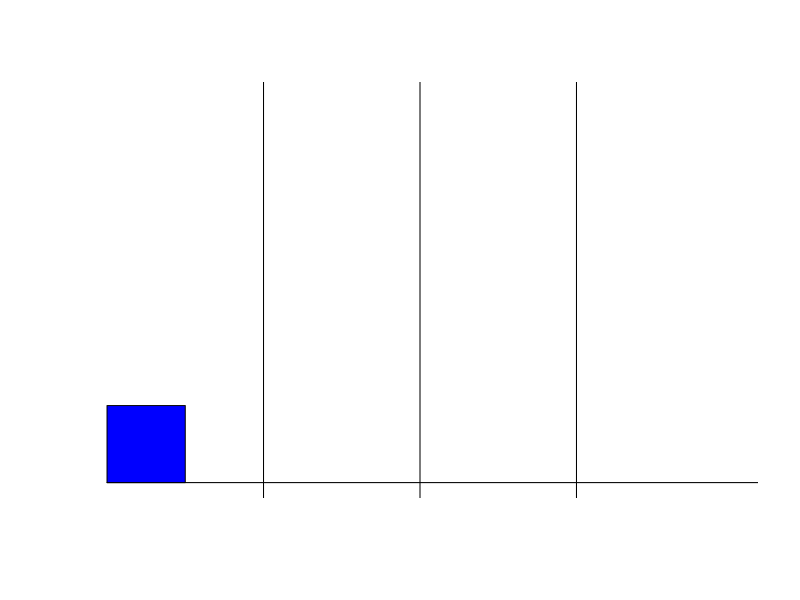
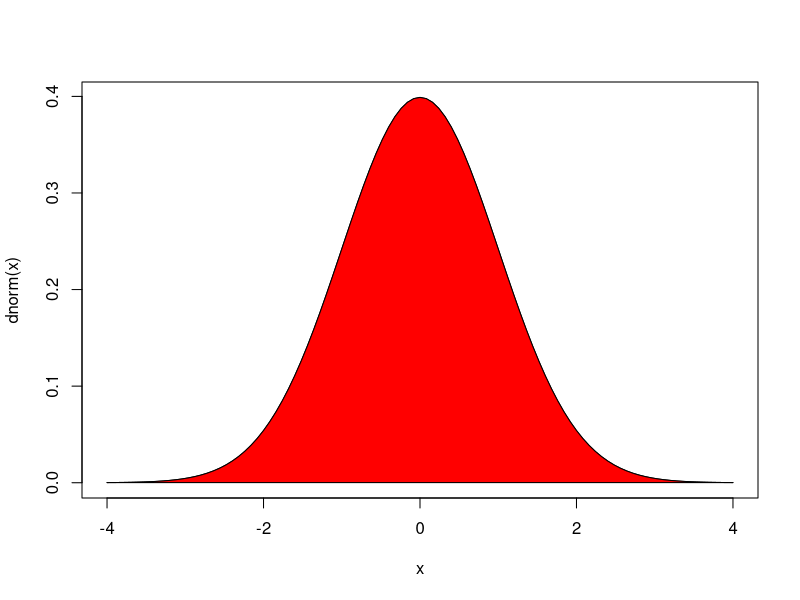

Reproduce these figures in R, in order.
tower_status = list(
  first_bar_status = c("small_ring", "medium_ring", "big_ring"),
  second_bar_status = c(),
  third_bar_status = c(),
  point_position = c("first_bar"),
  hold_ring = c(),
  ring_weight = list(
    small_ring = 1,
    medium_ring = 2,
    big_ring = 3
  )
)

hold <- function(tower_status){
  if(is.null(tower_status$hold_ring) == FALSE){
    tower_status$hold_ring = c()
  }else{
    switch(
      tower_status$point_position,
      first_bar = 
        if(is.null(tower_status$first_bar_status) == TRUE){
          next
        }else{
          tower_status$hold_ring = tower_status$first_bar_status[1]},  
      second_bar = 
        if(is.null(tower_status$second_bar_status) == TRUE){
          next
        }else{
          tower_status$hold_ring = tower_status$second_bar_status[1]},
      third_bar = 
        if(is.null(tower_status$third_bar_status) == TRUE){
          next
        }else{
          tower_status$hold_ring = tower_status$third_bar_status[1]},
    )}
  return(tower_status)
}


move_left <- function(tower_status){
  
  if(tower_status$point_position == "first_bar"){
    next
  }else{
    # move without hold
    if(is.null(tower_status$hold_ring) == TRUE){
      switch(tower_status$point_position,
        second_bar = (tower_status$point_position = "first_bar"),
        third_bar = (tower_status$point_position = "second_bar")
      )
    }else{
      # move with hold
      current_ring_weight = tower_status$ring_weight[tower_status$hold_ring]
      
      if(tower_status$point_position == "second_bar"){
        # from second to first bar
        if(is.null(tower_status$first_bar_status) == TRUE){
          target_ring_weight = 4
        }else{
          target_ring_weight = tower_status$first_bar_status[1]
        }
        if(current_ring_weight > target_ring_weight){
          next 
        }else{
          tower_status$point_position = "first_bar"
          tower_status$second_bar_status = tower_status$second_bar_status[-1]
          tower_status$first_bar_status = c(tower_status$hold_ring, tower_status$first_bar_status)
        }
      }else{
        # from third to second bar
        if(is.null(tower_status$second_bar_status) == TRUE){
          target_ring_weight = 4
        }else{
          target_ring_weight = tower_status$second_bar_status[1]
        }
        if(current_ring_weight > target_ring_weight){
          next 
        }else{
          tower_status$point_position = "second_bar"
          tower_status$third_bar_status = tower_status$third_bar_status[-1]
          tower_status$second_bar_status = c(tower_status$hold_ring, tower_status$second_bar_status)
        }
      }
    }
  }
        
  return(tower_status)
}
        

move_right <-function(tower_status){
  
  if(tower_status$point_position == "third_bar"){
    next
  }else{
    # move without hold
    if(is.null(tower_status$hold_ring) == TRUE){
      switch(tower_status$point_position,
             first_bar = (tower_status$point_position = "second_bar"),
             second_bar = (tower_status$point_position = "third_bar")
      )
    }else{
      # move with hold
      current_ring_weight = tower_status$ring_weight[tower_status$hold_ring]
      
      if(tower_status$point_position == "first_bar"){
        # move from first to second
        if(is.null(tower_status$second_bar_status) == TRUE){
          target_ring_weight = 4
        }else{
          target_ring_weight = tower_status$second_bar_status[1]
        }
        if(current_ring_weight > target_ring_weight){
          next 
        }else{
          tower_status$point_position = "second_bar"
          tower_status$first_bar_status = tower_status$first_bar_status[-1]
          tower_status$second_bar_status = c(tower_status$hold_ring, tower_status$second_bar_status)
        }
      }else{
        # move from second to third
        if(is.null(tower_status$third_bar_status) == TRUE){
          target_ring_weight = 4
        }else{
          target_ring_weight = tower_status$third_bar_status[1]
        }
        if(current_ring_weight > target_ring_weight){
          next 
        }else{
          tower_status$point_position = "third_bar"
          tower_status$second_bar_status = tower_status$second_bar_status[-1]
          tower_status$third_bar_status = c(tower_status$hold_ring, tower_status$third_bar_status)
        }
      }
    }
  }
  
  return(tower_status)
}

# print(tower_status)
# tower_status = hold(tower_status)
# print(tower_status)
# 
# 
# tower_status = move_right(tower_status)
# print(tower_status)
#


# high = 1, width =1,2,3

plot(c(0,10),c(0,0), 
     type = "l",
     xlim = c(0,8),
     ylim = c(0,5),
     ann = F, bty = "n", xaxt = "n", yaxt ="n")
abline(v=2)
abline(v=4)
abline(v=6)
polygon(c(0,0,1,1), c(0,1,1,0), col = "blue") 

polyred = curve(dnorm(x), xlim = c(-4,4)) 
polygon(polyred$x, polyred$y, col = "red") 



plot_tower_status <- function(tower_status){
  plot()
  
}